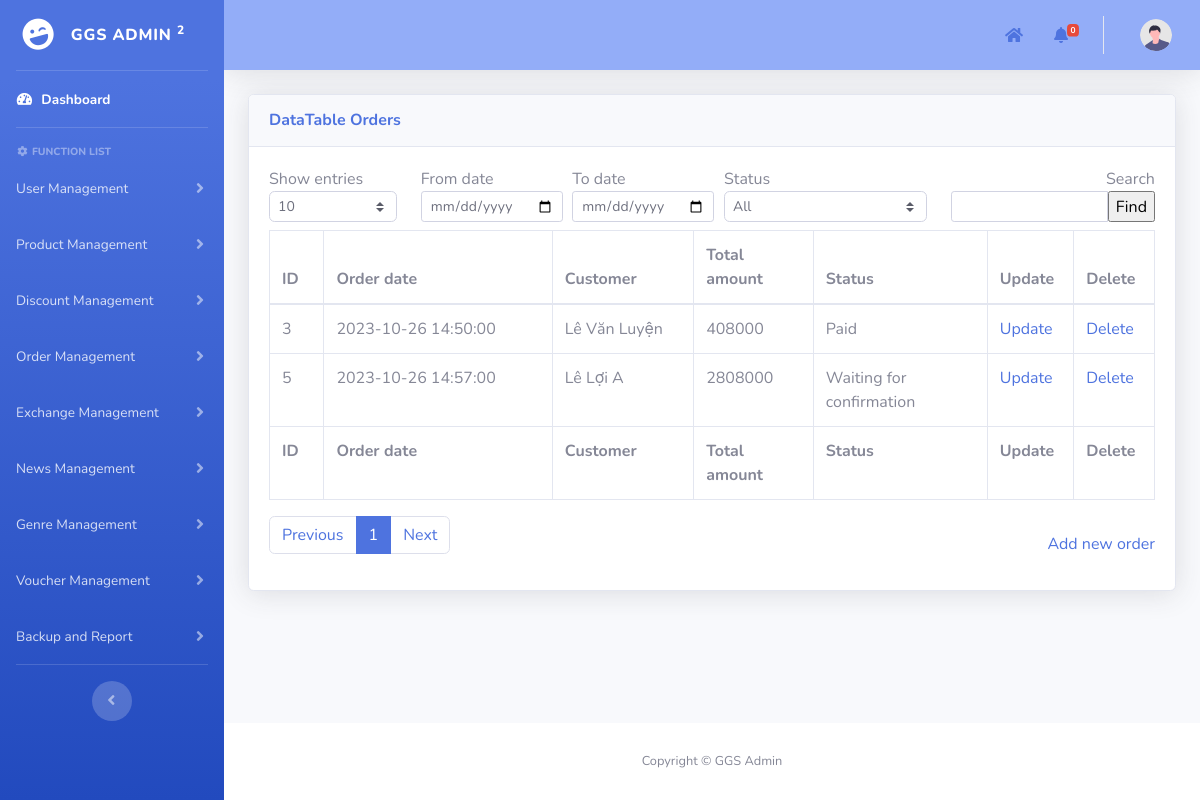
The page /admin/pages/orderManagement/orders_management.php on the database as committed earlier.
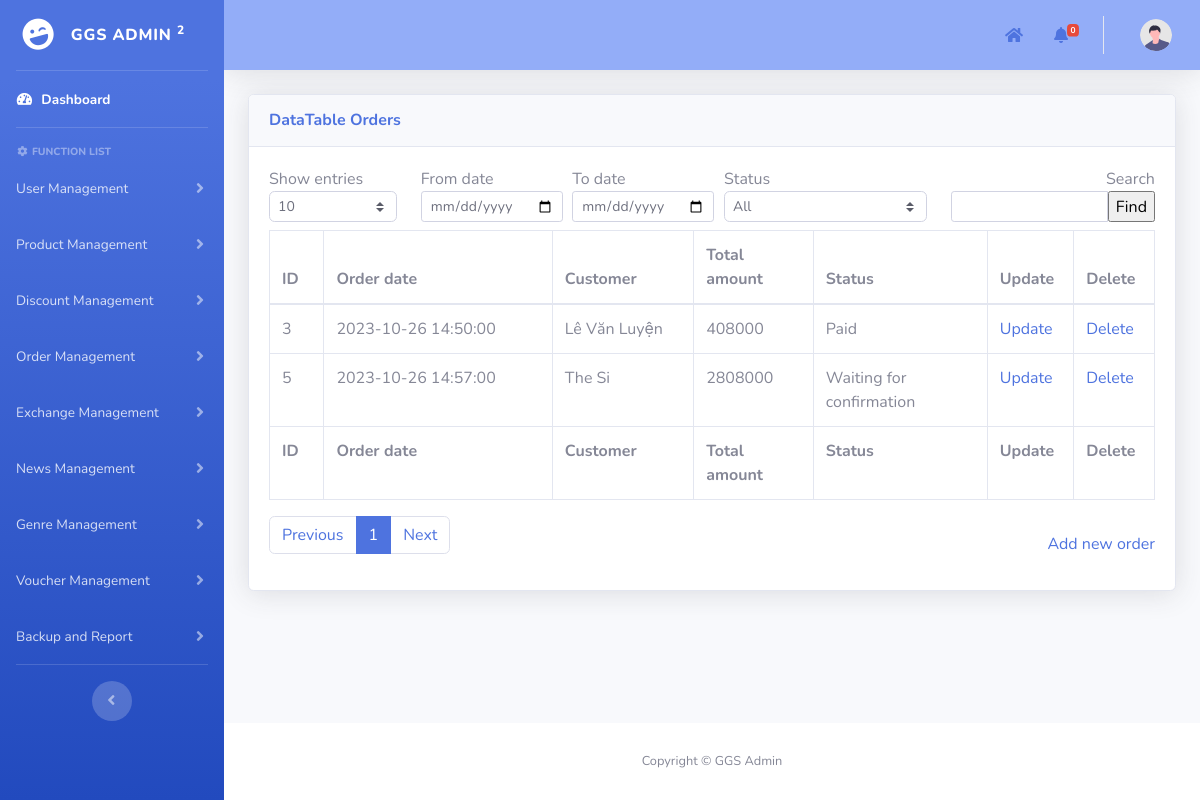
The same page on the database as committed later.
### tables this page shows
CREATE TABLE `orders` (
  `id` int(11) NOT NULL AUTO_INCREMENT,
  `customer_id` int(11) NOT NULL,
  `order_date` datetime NOT NULL,
  `total_amount` int(11) NOT NULL,
  `address` varchar(500) NOT NULL,
  `status` enum('Waiting for confirmation','Waiting for delivery','Paid','Cancelled') DEFAULT NULL,
  PRIMARY KEY (`id`),
  KEY `orders_ibfk_1` (`customer_id`),
  CONSTRAINT `orders_ibfk_1` FOREIGN KEY (`customer_id`) REFERENCES `users` (`id`) ON DELETE CASCADE ON UPDATE CASCADE
);

CREATE TABLE `users` (
  `id` int(11) NOT NULL AUTO_INCREMENT,
  `username` varchar(50) NOT NULL,
  `password` varchar(100) NOT NULL,
  `role` enum('user','manufacturer','developer') NOT NULL,
  `full_name` varchar(60) NOT NULL,
  `phone_number` varchar(10) NOT NULL,
  `email` varchar(100) NOT NULL,
  `Gcoin` int(11) NOT NULL DEFAULT 0,
  `locked_until` date DEFAULT NULL,
  `login_attempts` int(11) NOT NULL,
  `lastest_login` date NOT NULL DEFAULT '1900-01-01',
  PRIMARY KEY (`id`)
);

### admin/pages/add_template.php (called while the page is built, shortened)
<?php
include("../template/template.php");
?>

### admin/pages/orderManagement/orders_management.php (the view, shortened to what the changed rows need)
<?php
include("../add_template.php");
function main()
{
    include("../../../mod/database_connection.php");
    $search = isset($_POST["search"]) ? $_POST["search"] : "";
    $show_entries = isset($_POST["show_entries"]) ? $_POST["show_entries"] : 10;
    $from_date = isset($_POST["from_date"]) ? $_POST["from_date"] : "";
    $to_date = isset($_POST["to_date"]) ? $_POST["to_date"] : "";
    if (isset($_GET['page'])) {
        $page = $_GET['page'];
    } else {
        $page = 1;
    }
    if ($page == 1) {
        $begin = 0;
    } else {
        $begin = ($page * $show_entries) - $show_entries;
    }
    $query = "SELECT o.id,o.order_date,u.full_name,o.total_amount,o.status FROM orders o, users u
    WHERE u.id = o.customer_id AND u.full_name LIKE ? ";
    $params = array("%" . $search . "%");
    $query .= "LIMIT ?, ?";
    $params[] = $begin;
    $params[] = $show_entries;
    $stmt = $conn->prepare($query);
    $stmt->bind_param(str_repeat("s", count($params)), ...$params);
    if (!$stmt->execute()) {
        die("Execute failed: " . $stmt->error);
    }
    $result = $stmt->get_result();
    ?>
    <div class="container-fluid">
        <form method="post" name="frmDataDiscount">
            <div class="card shadow mb-4">
                <div class="card-body">
                    <div class="table-responsive">
                        <div id="dataTable_wrapper" class="dataTables_wrapper dt-bootstrap4">
                            <div id="table_data_return">
                                <div class="row">
                                    <div class="col-sm-12">
                                        <table class="table table-bordered dataTable" id="dataTable" width="100%"
                                            cellspacing="0" role="grid" aria-describedby="dataTable_info"
                                            style="width: 100%;">
                                            <thead>
                                                <tr role="row">
                                                    <th class="sorting sorting_asc" tabindex="0" aria-controls="dataTable"
                                                        rowspan="1" colspan="1" aria-sort="ascending"
                                                        aria-label="ID: activate to sort column descending"
                                                        style="width: 50px;">
                                                        ID
                                                    </th>
                                                    <th class="sorting" tabindex="0" aria-controls="dataTable" rowspan="1"
                                                        colspan="1"
                                                        aria-label="Order date: activate to sort column ascending"
                                                        style="width: 210px;">
                                                        Order date</th>
                                                    <th class="sorting" tabindex="0" aria-controls="dataTable" rowspan="1"
                                                        colspan="1" style="width: 130px;"
                                                        aria-label="Customer: activate to sort column ascending"
                                                        style="width: 150px;">
                                                        Customer
                                                    </th>
                                                    <th class="sorting" tabindex="0" aria-controls="dataTable" rowspan="1"
                                                        colspan="1"
                                                        aria-label="Total amount: activate to sort column ascending"
                                                        style="width: 110px;">
                                                        Total amount
                                                    </th>
                                                    <th class="sorting" tabindex="0" aria-controls="dataTable" rowspan="1"
                                                        colspan="1" aria-label="Status: activate to sort column ascending"
                                                        style="width: 160px;">
                                                        Status</th>
                                                    <th class="sorting" tabindex="0" aria-controls="dataTable" rowspan="1"
                                                        colspan="1" aria-label="Age: activate to sort column ascending"
                                                        style="width: 70px;">Update
                                                    </th>
                                                    <th class="sorting" tabindex="0" aria-controls="dataTable" rowspan="1"
                                                        colspan="1" aria-label="Age: activate to sort column ascending"
                                                        style="width: 70px;">Delete
                                                    </th>
                                                </tr>
                                            </thead>
                                            <tfoot>
                                                <tr>
                                                    <th rowspan="1" colspan="1">ID</th>
                                                    <th rowspan="1" colspan="1">Order date</th>
                                                    <th rowspan="1" colspan="1">Customer</th>
                                                    <th rowspan="1" colspan="1">Total amount</th>
                                                    <th rowspan="1" colspan="1">Status</th>
                                                    <th rowspan="1" colspan="1">Update</th>
                                                    <th rowspan="1" colspan="1">Delete</th>
                                                </tr>
                                            </tfoot>
                                            <tbody>
                                                <?php
                                                if ($from_date != "" && $to_date != "" && $from_date > $to_date) {
                                                    echo '<td></td><td style="border: none;">Error: Start date must be greater than end date</td>';
                                                } else {
                                                    if ($result->num_rows > 0) {
                                                        while ($row = $result->fetch_assoc()) { ?>
                                                            <tr>
                                                                <td>
                                                                    <?php echo $row['id']; ?>
                                                                </td>
                                                                <td>
                                                                    <?php echo $row['order_date']; ?>
                                                                </td>
                                                                <td>
                                                                    <?php echo $row['full_name']; ?>
                                                                </td>
                                                                <td>
                                                                    <?php echo $row['total_amount']; ?>
                                                                </td>
                                                                <td>
                                                                    <?php echo $row['status']; ?>
                                                                </td>
                                                                <td><a href="update_order.php?id=<?php echo $row['id']; ?>">Update</a>
                                                                </td>
                                                                <td><a
                                                                        href="javascript:deleteItem(<?php echo $row['id']; ?>)">Delete</a>
                                                                </td>
                                                            </tr>
                                                            <?php
                                                        }
                                                    } else {
                                                        echo '<td style="border: none;">No results found.</td>';
                                                    }
                                                }
                                                ?>
                                            </tbody>
                                        </table>
                                    </div>
                                </div>
                            </div>
                        </div>
                    </div>
                </div>
            </div>
        </form>
    </div>
<?php }
?>

Rows that differ between the two databases and show on the page:
changed through a linked row, orders "Waiting for confirmation": customer.full_name "Lê Lợi A" → "The Si"
